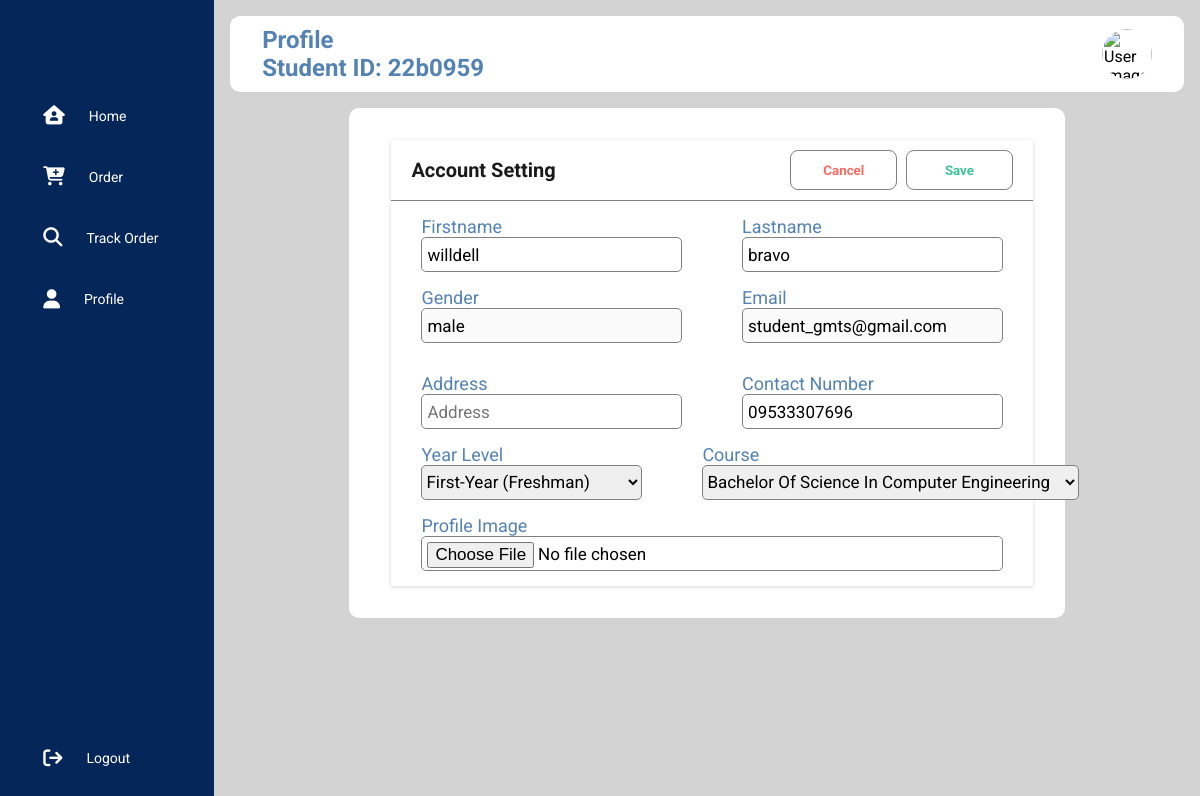
The app's page /user/profile.php (signed in), older data.
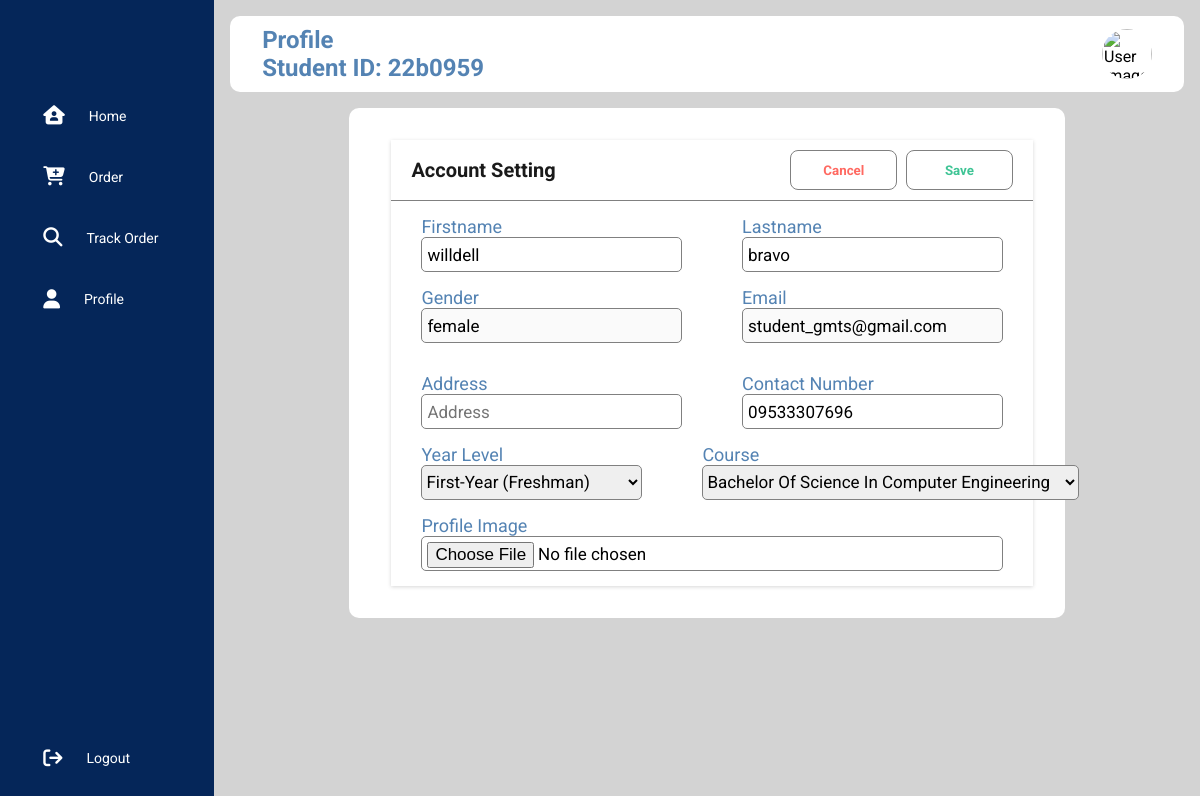
The same page, newer data.
### tables this page shows
CREATE TABLE `users` (
  `id` int(11) NOT NULL,
  `student_id` varchar(25) NOT NULL,
  `firstname` varchar(50) NOT NULL,
  `lastname` varchar(25) NOT NULL,
  `gender` varchar(10) NOT NULL,
  `email_address` varchar(50) NOT NULL,
  `password` varchar(255) NOT NULL,
  `contact_no` varchar(12) NOT NULL,
  `address` varchar(255) NOT NULL,
  `course` varchar(255) NOT NULL,
  `academic_year` varchar(255) NOT NULL,
  `access_level` varchar(25) NOT NULL,
  `image_profile` varchar(255) NOT NULL,
  `created` timestamp NOT NULL DEFAULT current_timestamp(),
  `modified` datetime NOT NULL DEFAULT current_timestamp()
);

### object/user.php (called while the page is built, shortened)
<?php
class User {
	private $conn;
	private $table_name = "users";
	public $id;
	public function __construct($db) {
		$this->conn = $db;
	}
	function readOne(){
		$query = "SELECT
					firstname,
					lastname,
					student_id,
					image_profile,
					gender,
					email_address,
					contact_no,
					address,
					course,
					academic_year
				FROM
					" . $this->table_name . "
				WHERE
					id = ?
				LIMIT 0,1";
		$stmt = $this->conn->prepare($query);
		$stmt->bindParam(1, $this->id);
		$stmt->execute();
		$row = $stmt->fetch(PDO::FETCH_ASSOC);
		$this->firstname = $row['firstname'];
		$this->lastname =  $row['lastname'];
		$this->student_id =  $row['student_id'];
		$this->gender =  $row['gender'];
		$this->email_address =  $row['email_address'];
		$this->contact_no =  $row['contact_no'];
		$this->image_profile=$row['image_profile'];
	}
}
?>

### user/profile.php (the view, shortened to what the changed rows need)
<?php
include_once '../object/user.php';
$database = new Database();
$db = $database->getConnection();
$user = new User($db);
$user_id = $_SESSION['user_id'];
$user->id = $user_id;
$user->readOne();
$page_title = "Profile";
include_once 'layout_head.php';
?>
<div class="panel_container" id="profile-container">
    <div class="panel_wrapper">
        <form class="account" action="<?php echo htmlspecialchars($_SERVER["PHP_SELF"]); ?>" method="POST" enctype="multipart/form-data">
            <div class="account_header">
                <h1 class="account_title">Account Setting</h1>
            </div>
            <div class="account_edit">
                <div class="input_container">
                    <label>Firstname</label>
                    <input type="text" name="firstname" placeholder="Firstname" value="<?php echo $user->firstname;?>">
                </div>
                <div class="input_container">
                    <label>Lastname</label>
                    <input type="text" name="lastname" placeholder="Lastname" value="<?php echo $user->lastname;?>">
                </div>
            </div>
            <div class="account_edit">
                <div class="input_container">
                    <?php
                        if ($user->gender == "") {
                            echo "<label disabled name='gender'>Gender</label>";
                            echo "<select name='gender' required>";
                                echo "<option value='' disabled selected></option>";
                                echo "<option>Male</option>";
                                echo "<option>Female</option>";
                                echo "<option>Others</option>";
                            echo "</select>";
                        }else{
                            echo "<label disabled name='gender'>Gender</label>";
                            echo "<input type='text' name='gender' value='{$user->gender}' disabled>";
                        }
                    ?>
                </div>
                <div class="input_container">
                    <label>Email</label>
                    <input type="text" name="email_address" placeholder="Email" value="<?php echo $user->email_address;?>" required disabled>
                </div>
            </div>
            <div class="account_edit">
                <div class="input_container">
                    <label>Contact Number</label>
                    <input type="text" name="contact_no" placeholder="XXX-XXX-XXXX" pattern="[0-9]{3}-[0-9]{3}-[0-9]{4}" value="<?php echo $user->contact_no;?>" required>
                </div>
            </div>
        </form>
    </div>
</div>
<?php include_once 'layout_foot.php'; ?>

### user/layout_head.php (shortened to what the changed rows need)
<!DOCTYPE html>
<html>
<head>
    <link rel="stylesheet" href="https://cdnjs.cloudflare.com/ajax/libs/font-awesome/6.5.2/css/all.min.css"/>
    <?php
    if ($page_title =="Request details") {
        echo "<link rel='stylesheet' href='../libs/css/invoice-style.css'>";
    }else{
        echo "<link rel='stylesheet' href='../libs/css/user-style.css'>";
    }
    ?>
</head>
<body>
<?php
if ($page_title =="Profile") {
    echo "<div class='main_content'>";
        echo "<div class='header_wrapper'>";
            echo "<div class='header_title'>";
                echo "<h2>{$page_title}</h2>";
                echo "<h2>Student ID: {$user->student_id}</h2>";
            echo "</div>";
        echo "<div class='user_info'>";
                echo isset($user->image_profile) ? "<img src='uploads/{$_SESSION['user_id']}/{$user->image_profile}' alt='User Image'>" : "No image found. </br>";
            echo "</div>";
        echo "</div>";
}
?>

Row changes from the older to the newer data that the page shows:
changed users "willdell": gender "male" → "female"
